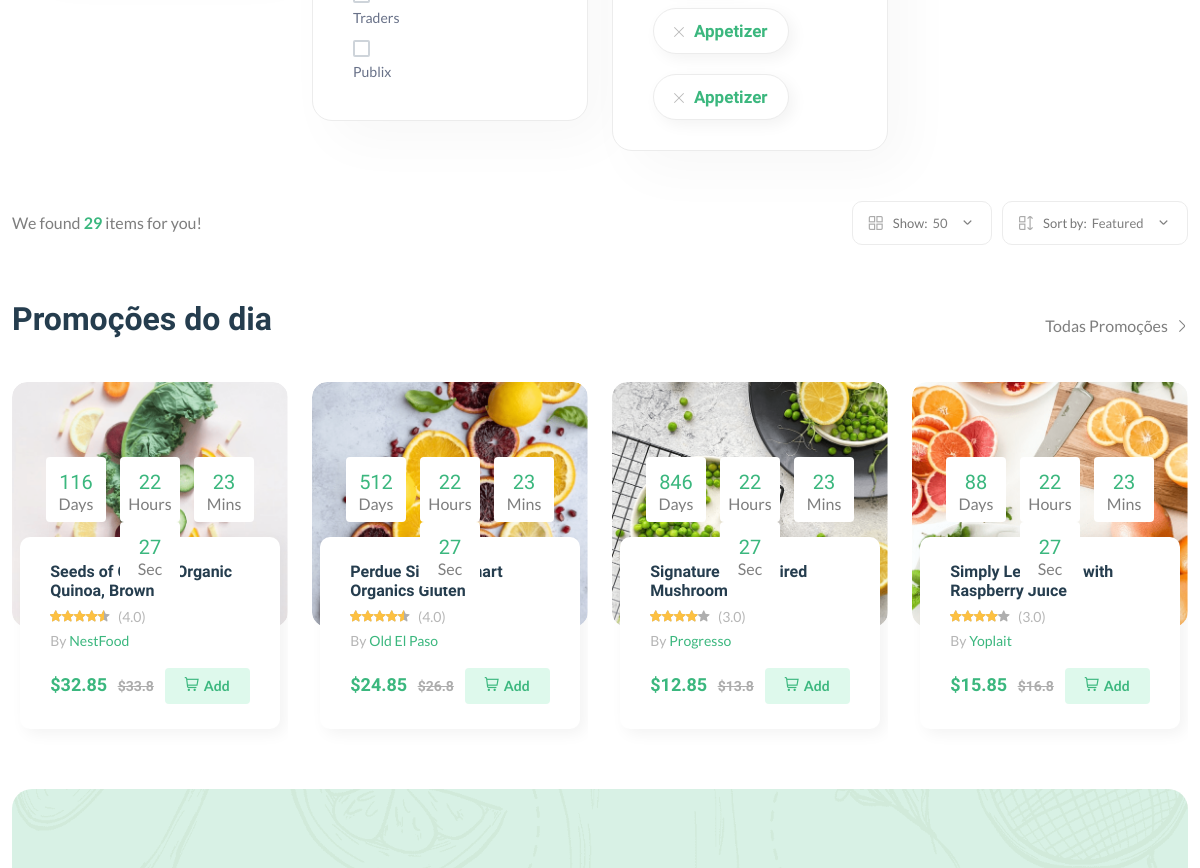
Before: /products/ (middle part) with the older database file.
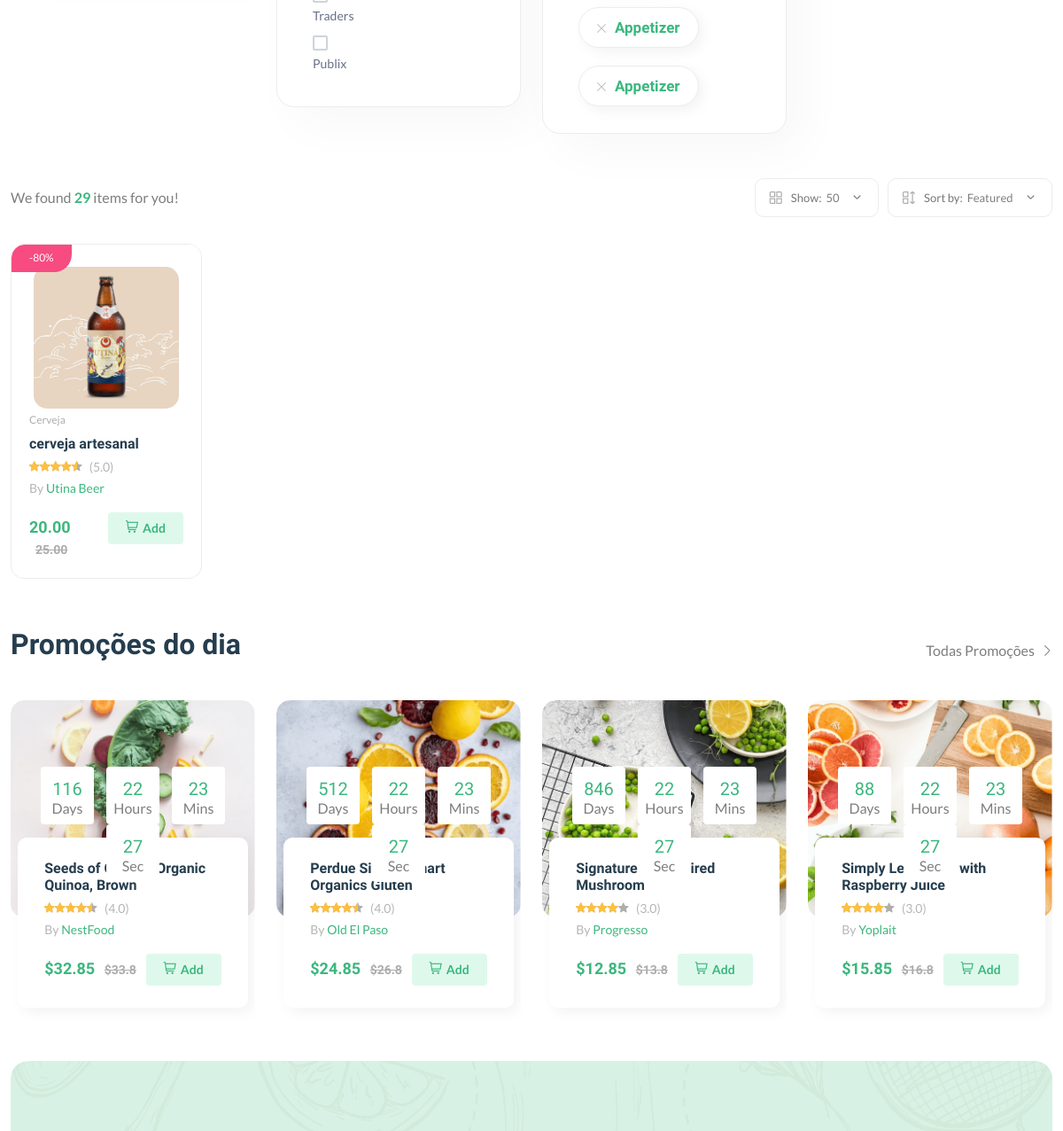
After: the same page with the newer database file.
### core/models.py (models this page shows, shortened)
class Product(models.Model):
    pid = ShortUUIDField(unique=True, max_length=20)
    user = models.ForeignKey(User, on_delete=models.SET_NULL, null=True)
    category = models.ForeignKey(Category, on_delete=models.SET_NULL, null=True, related_name="category")
    title = models.CharField(max_length=100, default="Utina Beer")
    image = models.ImageField(upload_to=user_directory_path, default="product.jpg")
    description = models.TextField(null=True, blank=True, default="Produto")
    price = models.DecimalField(max_digits=99999, decimal_places=2, default="1.99")
    old_price = models.DecimalField(max_digits=99999, decimal_places=2, default="2.99")
    specifications = models.TextField(null=True, blank=True, default="Cerveja de Okinawa")
    type = models.CharField(max_length=100, default="Cerveja de Okinawa", null=True, blank=True)
    stock_count = models.CharField(max_length=100, default="10", null=True, blank=True)
    life = models.CharField(max_length=100, default="100", null=True, blank=True)
    mfd = models.DateTimeField(auto_now_add=False, null=True, blank=True)
    product_status = models.CharField(choices=STATUS, max_length=10, default="in_review")
    vendor = models.ForeignKey(Vendor, on_delete=models.SET_NULL, null=True)
    status = models.BooleanField(default=True)
    in_stock = models.BooleanField(default=True)
    featured = models.BooleanField(default=False)
    digital = models.BooleanField(default=False)
    sku = ShortUUIDField(unique=True, max_length=20)
    date = models.DateTimeField(auto_now_add=True)
    updated = models.DateTimeField(null=True, blank=True)
    class Meta:
        verbose_name_plural = "Products"
    def get_percentage(self):
        new_price = (self.price / self.old_price) * 100
        return new_price

class Category(models.Model):
    cid = ShortUUIDField(unique=True, max_length=20)
    title = models.CharField(max_length=100, default="Cerveja")
    image = models.ImageField(upload_to="category.jpg")
    class Meta:
        verbose_name_plural = "Categories"

class Vendor(models.Model):
    vid = ShortUUIDField(unique=True, max_length=20)
    title = models.CharField(max_length=100, default="Utina Beer")
    image = models.ImageField(upload_to=user_directory_path, default="product.jpg")
    description = models.TextField(null=True, blank=True, default="Produto")
    address = models.CharField(max_length=100, default="123 Rua tal, Sao Paulo")
    contact = models.CharField(max_length=100, default="11 9999999")
    chat_resp_time = models.CharField(max_length=100, default="100")
    shipping_on_time = models.CharField(max_length=100, default="100")
    authentic_rating = models.CharField(max_length=100, default="100")
    days_return = models.CharField(max_length=100, default="100")
    warranty_period = models.CharField(max_length=100, default="100")
    user = models.ForeignKey(User, on_delete=models.SET_NULL, null=True)
    class Meta:
        verbose_name_plural = "Vendors"

### core/views.py (the view)
# urls.py: path("products/", product_list_view, name="product-list"),
def product_list_view(request):
    products = Product.objects.filter(product_status="published")
    context = {
        "products": products
    }
    return render(request, 'core/product-list.html', context)

### core/context_processor.py (called while the page is built)
def default(request):
    categories = Category.objects.all()
    return {
        'categories':categories,
    }

### templates/core/product-list.html (shortened to what the changed rows need)
{% extends 'partials/base.html' %}
{% block content %}
{% load static %}
    <main class="main">
        <div class="container mb-30 mt-30">
            <div class="row">
                <div class="col-12">
                    <div class="row product-grid">
                    {% for p in products %}
                        <div class="col-lg-1-5 col-md-4 col-12 col-sm-6">
                            <div class="product-cart-wrap mb-30">
                                <div class="product-img-action-wrap">
                                    <div class="product-img product-img-zoom">
                                        <a href="shop-product-right.html">
                                            <img class="default-img" src="{{p.image.url}}" alt="" />
                                        </a>
                                    </div>
                                    <div class="product-badges product-badges-position product-badges-mrg">
                                        <span class="hot">-{{p.get_percentage|floatformat:0}}%</span>
                                    </div>
                                </div>
                                <div class="product-content-wrap">
                                    <div class="product-category">
                                        <a href="shop-grid-right.html">{{ p.category.title }}</a>
                                    </div>
                                    <h2><a href="shop-product-right.html">{{p.title}}</a></h2>
                                    <div class="product-rate-cover">
                                        <div class="product-rate d-inline-block">
                                            <div class="product-rating" style="width: 90%"></div>
                                        </div>
                                        <span class="font-small ml-5 text-muted"> (5.0)</span>
                                    </div>
                                    <div>
                                        <span class="font-small text-muted">By <a href="vendor-details-1.html">{{p.vendor.title}}</a></span>
                                    </div>
                                    <div class="product-card-bottom">
                                        <div class="product-price">
                                            <span>{{p.price}}</span>
                                            <span class="old-price">{{p.old_price}}</span>
                                        </div>
                                        <div class="add-cart">
                                            <a class="add" href="shop-cart.html"><i class="fi-rs-shopping-cart mr-5"></i>Add </a>
                                        </div>
                                    </div>
                                </div>
                            </div>
                        </div>
                    {% endfor %}
                    </div>
                    <section class="section-padding pb-5">
                        <div class="row">
                            <div class="col-xl-3 col-lg-4 col-md-6">
                                <div class="product-cart-wrap style-2">
                                    <div class="product-content-wrap">
                                        <div class="deals-content">
                                            <h2><a href="shop-product-right.html">Seeds of Change Organic Quinoa, Brown</a></h2>
                                        </div>
                                    </div>
                                </div>
                            </div>
                            <div class="col-xl-3 col-lg-4 col-md-6">
                                <div class="product-cart-wrap style-2">
                                    <div class="product-content-wrap">
                                        <div class="deals-content">
                                            <h2><a href="shop-product-right.html">Perdue Simply Smart Organics Gluten</a></h2>
                                        </div>
                                    </div>
                                </div>
                            </div>
                            <div class="col-xl-3 col-lg-4 col-md-6 d-none d-lg-block">
                                <div class="product-cart-wrap style-2">
                                    <div class="product-content-wrap">
                                        <div class="deals-content">
                                            <h2><a href="shop-product-right.html">Signature Wood-Fired Mushroom</a></h2>
                                        </div>
                                    </div>
                                </div>
                            </div>
                            <div class="col-xl-3 col-lg-4 col-md-6 d-none d-xl-block">
                                <div class="product-cart-wrap style-2">
                                    <div class="product-content-wrap">
                                        <div class="deals-content">
                                            <h2><a href="shop-product-right.html">Simply Lemonade with Raspberry Juice</a></h2>
                                        </div>
                                    </div>
                                </div>
                            </div>
                        </div>
                    </section>
                </div>
            </div>
        </div>
    </main>
{% endblock content %}

Changed rows visible on the page:
now on this page (row edited): Product: image (picture), get_percentage "80", category "Cerveja", title "cerveja artesanal", vendor "Utina Beer", price "20.00", old_price "25.00"
